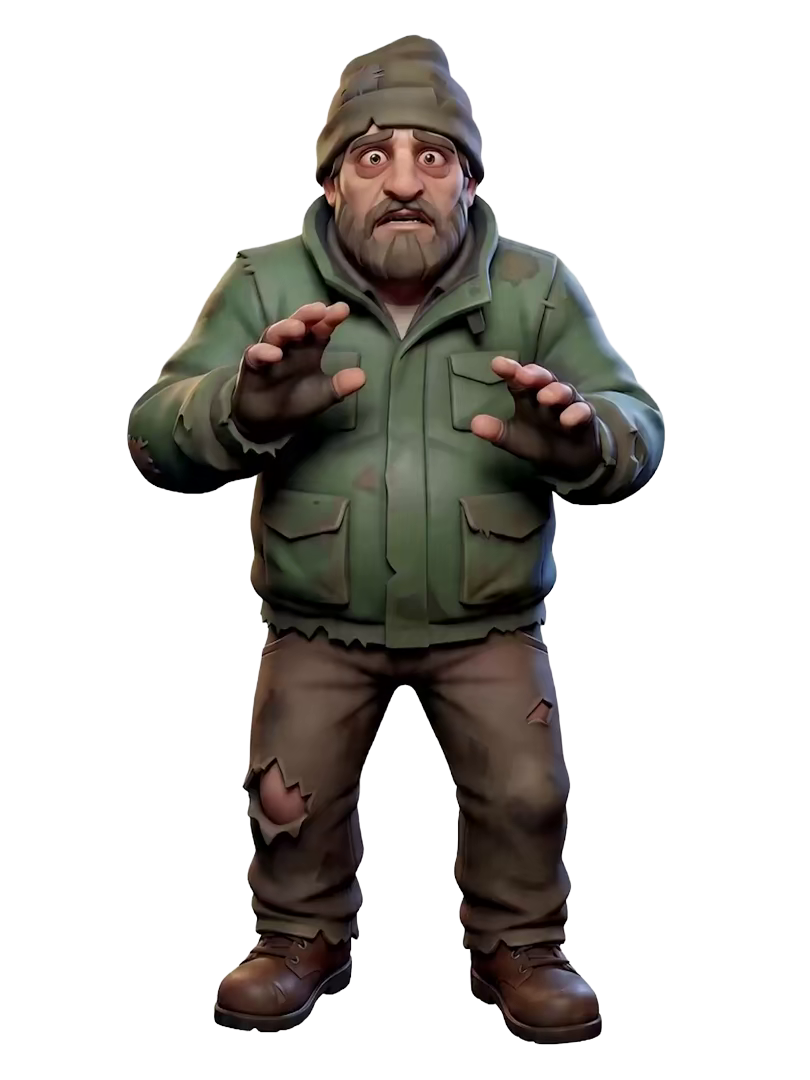
#> input picture resources/系统玩法/检疫玩法/原型/official/npc-dressed.webp, 810 x 1080 px
$ python process-profile-cutout.py '../resources/系统玩法/检疫玩法/原型/official/npc-dressed.webp' out.png
#> lines starting #> are read from the running program, lines starting #| are printed output that depends on the picture; after the words box and inside, x2 and y2 are one past the last pixel; in counts of white or black regions, pixels touching at a corner belong together
from collections import deque
from pathlib import Path
import sys

from PIL import Image, ImageFilter


def is_checker_background(pixel: tuple[int, int, int]) -> bool:
    red, green, blue = pixel
    return min(pixel) >= 222 and max(pixel) - min(pixel) <= 9


def main() -> None:
    if len(sys.argv) != 3:
        raise SystemExit("usage: process-profile-cutout.py INPUT OUTPUT")

    source = Path(sys.argv[1])
    destination = Path(sys.argv[2])
    image = Image.open(source).convert("RGB")
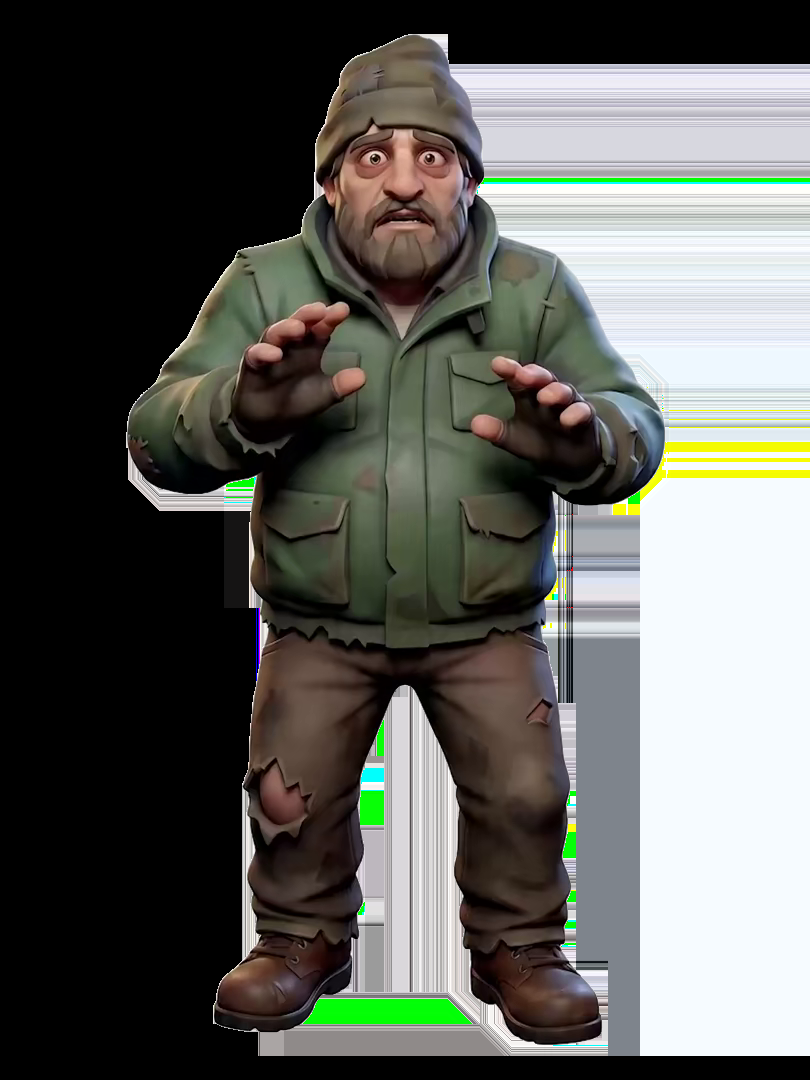
#> image: PIL image 810x1080 RGB; mean R, G, B 92.7, 93.8, 89
    width, height = image.size
#> width = 810; height = 1080
    pixels = image.load()

    background = bytearray(width * height)
    queue: deque[tuple[int, int]] = deque()

    def enqueue(x: int, y: int) -> None:
        index = y * width + x
        if not background[index] and is_checker_background(pixels[x, y]):
            background[index] = 255
            queue.append((x, y))

    for x in range(width):
        enqueue(x, 0)
        enqueue(x, height - 1)
    for y in range(height):
        enqueue(0, y)
        enqueue(width - 1, y)

    while queue:
        x, y = queue.popleft()
        if x > 0:
            enqueue(x - 1, y)
        if x + 1 < width:
            enqueue(x + 1, y)
        if y > 0:
            enqueue(x, y - 1)
        if y + 1 < height:
            enqueue(x, y + 1)

    background_mask = Image.frombytes("L", image.size, bytes(background))
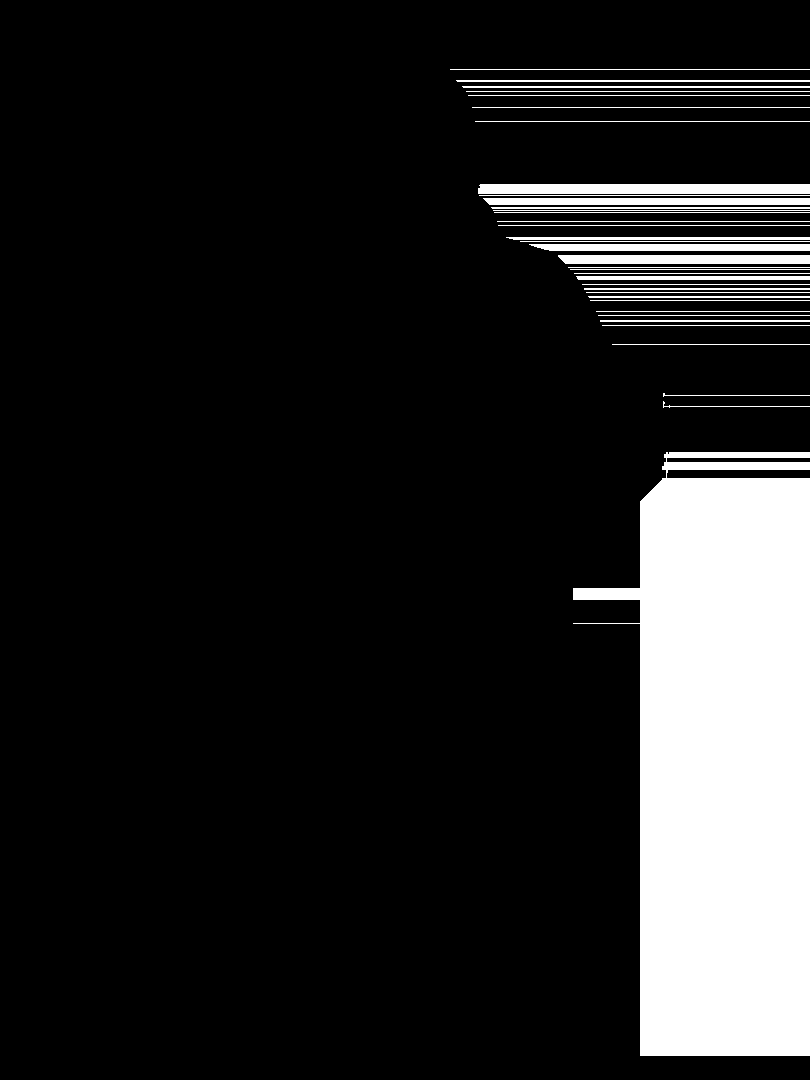
#> background_mask: PIL image 810x1080 L; 13.9% white; 36 white regions, largest, box (x1, y1, x2, y2) and area: (573, 452, 810, 1056) 100917, (478, 184, 810, 194) 3313, (483, 198, 810, 205) 2268
    background_mask = background_mask.filter(ImageFilter.GaussianBlur(0.55))
    alpha = background_mask.point(lambda value: 255 - value)
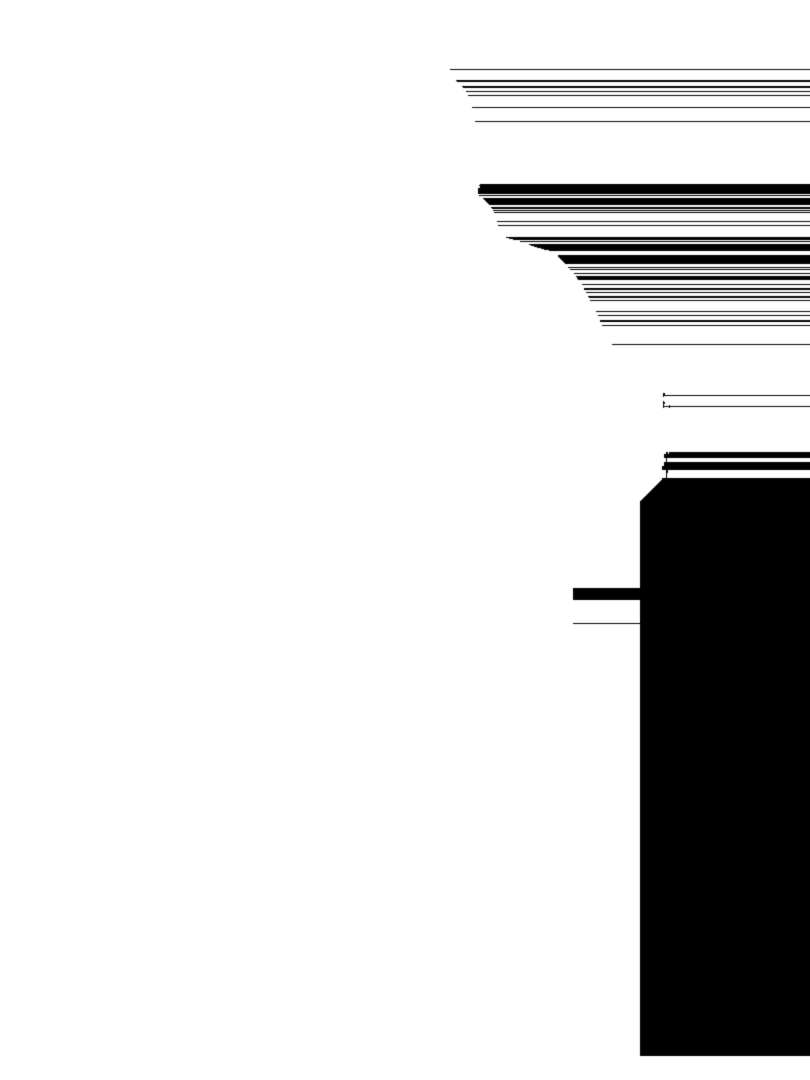
#> alpha: PIL image 810x1080 L; min 0, max 255, mean 219.5

    result = image.convert("RGBA")
    result.putalpha(alpha)
    destination.parent.mkdir(parents=True, exist_ok=True)
    result.save(destination, optimize=True)


if __name__ == "__main__":
    main()
